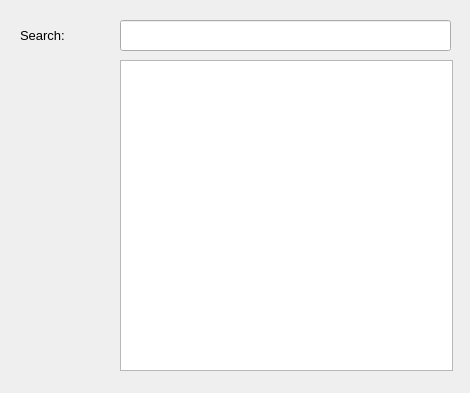
<?xml version="1.0" encoding="UTF-8"?>
<ui version="4.0">
 <class>AtomWindow</class>
 <widget class="QWidget" name="AtomWindow">
  <property name="geometry">
   <rect>
    <x>0</x>
    <y>0</y>
    <width>470</width>
    <height>393</height>
   </rect>
  </property>
  <property name="windowTitle">
   <string>AtomWindow</string>
  </property>
  <widget class="QLabel" name="label">
   <property name="geometry">
    <rect>
     <x>20</x>
     <y>20</y>
     <width>91</width>
     <height>31</height>
    </rect>
   </property>
   <property name="font">
    <font>
     <pointsize>10</pointsize>
    </font>
   </property>
   <property name="text">
    <string>Search:</string>
   </property>
  </widget>
  <widget class="QLineEdit" name="lineEdit">
   <property name="geometry">
    <rect>
     <x>120</x>
     <y>20</y>
     <width>331</width>
     <height>31</height>
    </rect>
   </property>
   <property name="font">
    <font>
     <pointsize>10</pointsize>
    </font>
   </property>
  </widget>
  <widget class="QListWidget" name="listWidget">
   <property name="geometry">
    <rect>
     <x>120</x>
     <y>60</y>
     <width>333</width>
     <height>311</height>
    </rect>
   </property>
   <property name="sizePolicy">
    <sizepolicy hsizetype="Expanding" vsizetype="Expanding">
     <horstretch>0</horstretch>
     <verstretch>0</verstretch>
    </sizepolicy>
   </property>
   <property name="minimumSize">
    <size>
     <width>332</width>
     <height>311</height>
    </size>
   </property>
   <property name="focusPolicy">
    <enum>Qt::TabFocus</enum>
   </property>
   <property name="tabKeyNavigation">
    <bool>true</bool>
   </property>
  </widget>
 </widget>
 <layoutdefault spacing="6" margin="11"/>
 <resources/>
 <connections>
  <connection>
   <sender>lineEdit</sender>
   <signal>textChanged(QString)</signal>
   <receiver>AtomWindow</receiver>
   <slot>updateListView(QString)</slot>
   <hints>
    <hint type="sourcelabel">
     <x>285</x>
     <y>35</y>
    </hint>
    <hint type="destinationlabel">
     <x>234</x>
     <y>196</y>
    </hint>
   </hints>
  </connection>
  <connection>
   <sender>listWidget</sender>
   <signal>itemDoubleClicked(QListWidgetItem*)</signal>
   <receiver>AtomWindow</receiver>
   <slot>atomDoubleClicked(QListWidgetItem*)</slot>
   <hints>
    <hint type="sourcelabel">
     <x>286</x>
     <y>215</y>
    </hint>
    <hint type="destinationlabel">
     <x>234</x>
     <y>196</y>
    </hint>
   </hints>
  </connection>
 </connections>
 <slots>
  <slot>updateListView(QString)</slot>
  <slot>atomDoubleClicked(QListWidgetItem*)</slot>
 </slots>
</ui>
